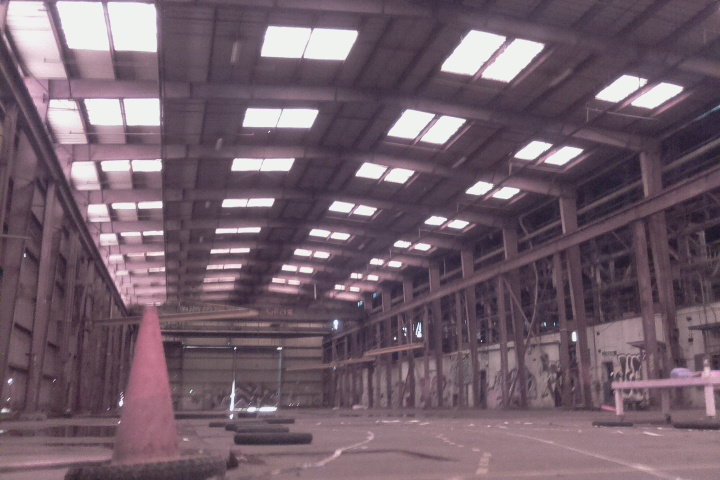
#> input picture python/opencv_1_DA.jpg, 720 x 480 px, given in place of opencv_7_s.jpg, which was not available
$ python OpticChiasm.py   (Python 2 division)   (older library calls are emulated)
#> lines starting #> are read from the running program, lines starting #| are printed output that depends on the picture; after the words box and inside, x2 and y2 are one past the last pixel; in counts of white or black regions, pixels touching at a corner belong together; pictures that were not available may be replaced by others from this repository, and a replacement may not be noted
import os, cv2, numpy as np
import math
import time
#from scipy import weave
import sys
import re


# automatically set threshold using technique from
# http://www.pyimagesearch.com/2015/04/06/zero-parameter-automatic-canny-edge-detection-with-python-and-opencv/
# just saw URL, and have seen it before, so that's re-assuring that I like it
def auto_canny(img_to_canny, auto_canny_sigma):
    img_to_canny_median = np.median(img_to_canny)
    lower_canny_thresh = int(max(0, (1 - auto_canny_sigma) * img_to_canny_median ))
    upper_canny_thresh = int(max(255, (1 + auto_canny_sigma) * img_to_canny_median ))
    return cv2.Canny(img_to_canny,lower_canny_thresh,upper_canny_thresh)


def apply_mask(channel, mask, fill_value):
    masked = np.ma.array(channel, mask=mask, fill_value=fill_value)
    return masked.filled()

def apply_threshold(channel, low_value, high_value):
    low_mask = channel < low_value
    channel = apply_mask(channel, low_mask, low_value)

    high_mask = channel > high_value
    channel = apply_mask(channel, high_mask, high_value)

    return channel

def simplest_cb(img, percentile):
    # Separately for each channel,
    # If the intensity is in the bottom X percentile, increase to the highest value in
    # that percentile group. This eliminates low values in this channel.
    # If the intensity is in the top X percentile, reduce to the lowest value in
    # that percentile group. This eliminates high values in this channel.
    #
    # The percentile parameter is the integer percentage that you want included
    # in this compression. The upper and lower percentiles are each 1/2 of this number.
    #assert img.shape[2] == 3
    #
    # from https://gist.github.com/DavidYKay/9dad6c4ab0d8d7dbf3dc
    # possibly from this Stanford C++ code: https://web.stanford.edu/~sujason/ColorBalancing/simplestcb.html
    assert percentile > 0 and percentile < 100

    half_percentile = percentile / 200.0

    channels = cv2.split(img)

    out_channels = []
    for channel in channels:
        # channels should be BGR
        assert len(channel.shape) == 2
        # find the low and high precentile values (based on the input percentileile)
        height, width = channel.shape
        vec_size = width * height
        flat = channel.reshape(vec_size)

        assert len(flat.shape) == 1

        flat = np.sort(flat)		# sort this channel (R, G or B) by intensity

        n_cols = flat.shape[0]
        # I added the int(). Floor retuns a float. Flat doesn't want a float. This probably was written
        # for python 3 which does some of these conversions differently.
        low_val  = flat[int(math.floor(n_cols * half_percentile))]
        high_val = flat[int(math.ceil( n_cols * (1.0 - half_percentile)))]

        print "Lowval: ", low_val
        print "Highval: ", high_val

        # saturate below the low percentileile and above the high percentileile
        thresholded = apply_threshold(channel, low_val, high_val)
        # scale the channel
        normalized = cv2.normalize(thresholded, thresholded.copy(), 0, 255, cv2.NORM_MINMAX)
        out_channels.append(normalized)

    return cv2.merge(out_channels)

# [276 lines left out: functions ColorKey, _thinningIteration, thinning, thinning_example, HoughLines, DrawContourLines and 7 more, not called in this run]

class ImageAnalyzer(object):
    def __init__(self, fpath=None, Crop=None, CroppedHeight=None,
				CannyMethod=1, ContourFill='b', ContourOutline=True,
				DoFilterContours=True,
				ColorBalance='c', Blur='x'):
        self.img_fpath = fpath
        self.img_crop = Crop
        self.img_cropped_height = CroppedHeight
        self.img_blur_method = Blur
        self.img_canny_method = CannyMethod
        self.img_color_balance_method = ColorBalance
        self.img_annotated = None		# OpenCV annotated image object
        self.img_source_dir = ''
        self.img_fname_suffix = ''
        self.annotate_fill_method = ContourFill
        self.annotate_contour_outline = ContourOutline
        self.annotate_opencv_contours = True
        self.do_filter_contours = DoFilterContours
        self.img_contour_colors = "r"
        self.img_contour_colors = "wy"
        self.snap_shots = []
        self.snap_titles = []
        self.do_save_snaps = True
        self.vert_line = None
        self.horz_line = None

    def FindLines(self, image=None):
        if image is None:
            fpath = os.path.join(self.img_source_dir, self.img_fpath + self.img_fname_suffix + '.jpg')
            print fpath
            image = cv2.imread(fpath)
#> image is the input picture: shape (480, 720, 3); mean B, G, R 106.9, 95, 114.2
        DrawGrid(self.Snapshot(image, 'Original'))
#> in DrawGrid, `grid_incr = 25`: grid_incr = 25
#> after the loop in DrawGrid, `for y in range(grid_incr, height, grid_incr):`:
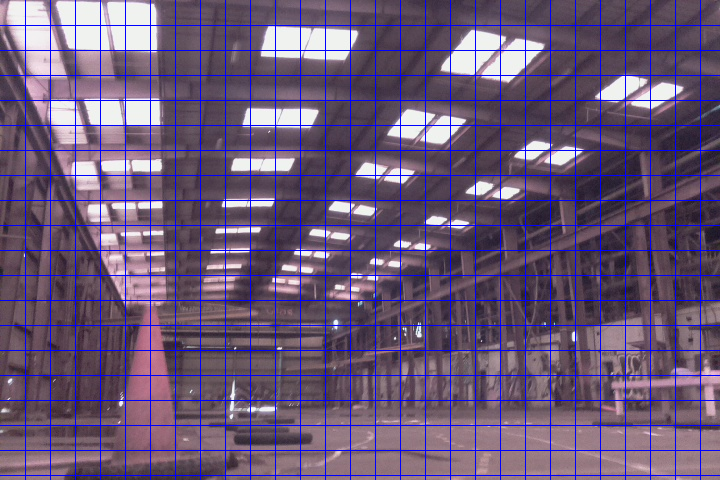
#> img: shape (480, 720, 3); mean B, G, R 118.3, 87.7, 105.4

        start_clock = time.clock()
        if self.img_color_balance_method == 'c':
            image = simplest_cb(image, 20)
#> the loop in simplest_cb, `for channel in channels:` made 3 passes
#> (low_val, high_val) on passes 1 to 3: (68, 167), (54, 150), (69, 186)
#| Lowval:  68
#| Highval:  167
#| Lowval:  54
#| Highval:  150
#| Lowval:  69
#| Highval:  186
#> pass 1, in apply_threshold, `low_mask = channel < low_value`:
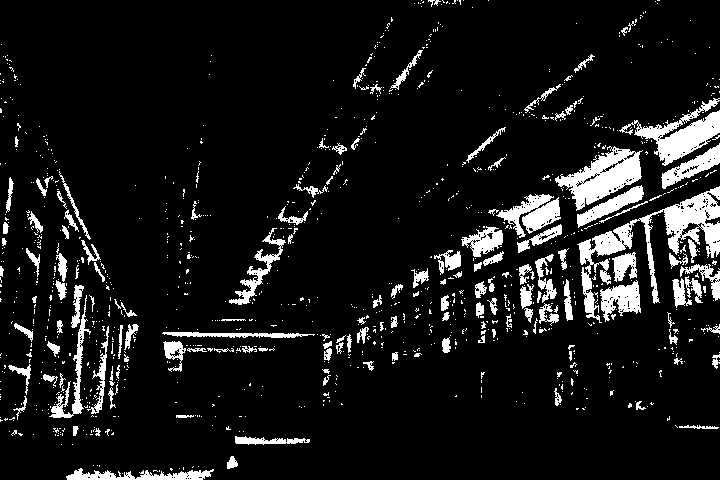
#> low_mask: shape (480, 720) bool; 9.4% white; 1096 white regions (946 under 20 px), largest, box (x1, y1, x2, y2) and area: (577, 186, 720, 323) 4380, (555, 146, 643, 211) 2556, (619, 98, 720, 166) 2355
#> pass 1, in apply_threshold, `high_mask = channel > high_value`:
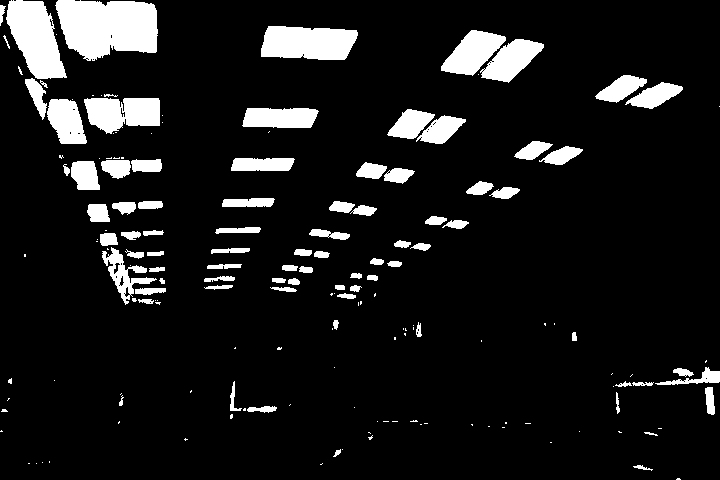
#> high_mask: shape (480, 720) bool; 10% white; 170 white regions (87 under 20 px), largest, box (x1, y1, x2, y2) and area: (55, 0, 158, 61) 4920, (6, 0, 67, 79) 3023, (261, 26, 358, 60) 2761
#> after the loop in simplest_cb, `for channel in channels:`:
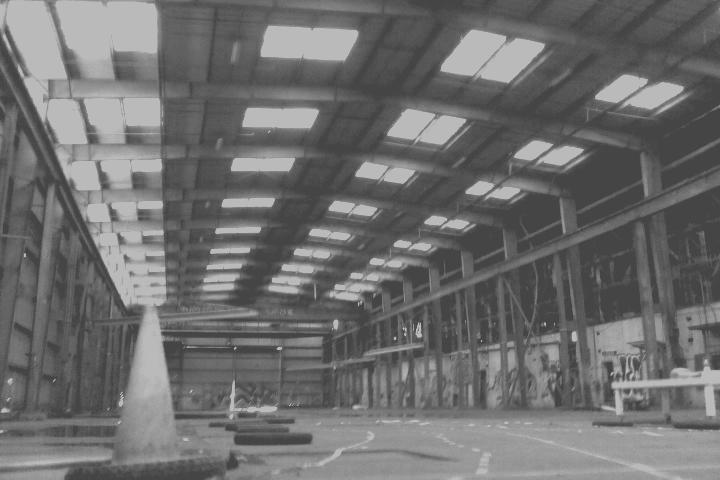
#> thresholded: shape (480, 720); min 69, max 186, mean 110.7
#> after the loop in simplest_cb, `for channel in channels:`: out_channels = 3 items
        self.Snapshot(image, 'ColorBalanced')

        # crop
        if (self.img_crop is not None) or (self.img_cropped_height is not None):
            height, width, channels = image.shape
#> height = 480; width = 720; channels = 3
            if self.img_crop is None:
                c_x = 0
                c_w = width
            else:
                c_x = self.img_crop[0]
                c_w = self.img_crop[1]
            if self.img_cropped_height is None:
                c_y = 0
            else:
                c_y = height - self.img_cropped_height
#> c_y = 405
            print("Crop: (%d, %d) start (%d, %d) width %d" % (width, height, c_x, c_y, c_w))
#| Crop: (720, 480) start (300, 405) width 200
            cropped_image = image[c_y:height, c_x:c_x+c_w]
            self.Snapshot(cropped_image, 'Cropped')
        else:
            cropped_image = image.copy()

        # bw img
        bw_image = cv2.cvtColor(cropped_image, cv2.COLOR_BGR2GRAY)
        self.Snapshot(bw_image, 'BW')
        if self.img_blur_method == 'g':
            bw_image = cv2.Gaussianself.img_blur_method(bw_image, (21,21), 0)
        elif self.img_blur_method == 'b':
            bw_image = cv2.blur(bw_image.copy(), (5,5))  # or maybe (3,3)
        elif self.img_blur_method == 'c':
            bw_image = ColorKey(bw_image)
        elif self.img_blur_method == 'f':
            bw_image = cv2.bilateralFilter(bw_image.copy(), 11, 17, 17)
        elif self.img_blur_method == 'h':
            bw_image = cv2.equalizeHist(bw_image.copy())
        elif self.img_blur_method == 'z':
            bw_image = simplest_cb(bw_image.copy(), 20)
        self.Snapshot(bw_image, 'Blurred')

        if self.img_canny_method == 1:
            canny_image = auto_canny(bw_image, 0.33)
#> in auto_canny, `img_to_canny_median = np.median(img_to_canny)`: img_to_canny_median = 169
#> in auto_canny, `lower_canny_thresh = int(max(0, (1 - auto_canny_sigma) * img_to_canny_..`: lower_canny_thresh = 113
#> in auto_canny, `upper_canny_thresh = int(max(255, (1 + auto_canny_sigma) * img_to_cann..`: upper_canny_thresh = 255
#> in auto_canny, `return cv2.Canny(img_to_canny,lower_canny_thresh,upper_canny_thresh)`:
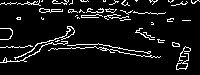
#> returned value: shape (75, 200); 8.3% white in thin lines or dots
        elif self.img_canny_method == 2:
            # based on pyimagesearch method
            canny_image = cv2.Canny(bw_image, 30, 200)
        (imgxx, opencv_contours, hierarchy) = cv2.findContours(canny_image.copy(), cv2.RETR_TREE, cv2.CHAIN_APPROX_SIMPLE)
#> opencv_contours = 57 contours, 47 with area under 20; largest, box (x1, y1, x2, y2) and area: (14, 26, 75, 60) 81, (176, 53, 189, 70) 58, (62, 26, 75, 39) 54, (176, 62, 188, 70) 52, (39, 8, 63, 13) 30
        print("Contour Ct:", len(opencv_contours))
#| ('Contour Ct:', 57)

        print("FindLines() elapsed time:", time.clock() - start_clock)
        if self.do_filter_contours:
            contours = FilterContours(cropped_image, opencv_contours, SelectColors=self.img_contour_colors)
            print("Filtered Contour Ct:", len(contours))
            self.ClassifyContours(cropped_image, contours)
        else:
            contours = opencv_contours
#> contours has the same summary as opencv_contours
        print("FindLines() elapsed time:", time.clock() - start_clock)

        annotated_cropped_image = cropped_image.copy()
        outline_color = (0, 255, 0)	# green
        opencv_color = (255, 0, 0)	# red
        path_guide_color = (0, 255, 255)
        if self.annotate_opencv_contours:
            cv2.drawContours(annotated_cropped_image, opencv_contours, -1, opencv_color, 1)
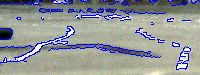
#> annotated_cropped_image: shape (75, 200, 3); mean B, G, R 153.5, 149.7, 146.4

        if self.vert_line is not None:
            cv2.line(annotated_cropped_image, self.vert_line[0], self.vert_line[1], path_guide_color, 2)
        if self.horz_line is not None:
            print("HORZ", self.horz_line)
            cv2.line(annotated_cropped_image, self.horz_line[0], self.horz_line[1], path_guide_color, 2)

        print("FindLines() elapsed time:", time.clock() - start_clock)
        if self.annotate_fill_method == 'b':
            self.AnnotateContourBoxes(annotated_cropped_image, contours)
#> the loop in AnnotateContourBoxes, `for this_c in cnts:` made 57 passes
#> (area, peri, rect, box) on passes 1, 2, 3, 4, 11, 13, 20: (58.5, 67.21, ((182, 61), (16, 12), -90), [[188, 69], [176, 69], [176, 53], [188, 53]]), (51.5, 30.73, ((181.4, 65.23), (11.46, 6.51), -8.13), [[176, 69], [175, 62], [186, 61], [187, 67]]), (29, 61.46, ((182.8, 53.57), (17.65, 6.72), -51.34), [[179, 62], [174, 58], [185, 44], [190, 48]]), (24.5, 19.9, ((186.5, 48.5), (5, 7), -90), [[190, 51], [183, 51], [183, 46], [190, 46]]), (22.5, 20.24, ((175.5, 44), (4, 7), -90), [[179, 46], [172, 46], [172, 42], [179, 42]]), (27.5, 186.6, ((33.98, 52.97), (70.21, 10.31), -18.06), [[2, 68], [0, 58], [65, 37], [68, 46]]), (81, 166, ((44.56, 44.5), (65.74, 10.06), -29.54), [[18, 65], [13, 56], [70, 23], [75, 32]])
        elif self.annotate_fill_method == 'f':
            self.DrawContourFilled(annotated_cropped_image, contours)

        print("FindLines() elapsed time:", time.clock() - start_clock)
        if self.annotate_contour_outline:
            outline_color = (0, 255, 0)	# green
            cv2.drawContours(annotated_cropped_image, contours, -1, outline_color, 1)
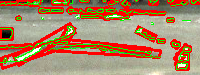
#> annotated_cropped_image: shape (75, 200, 3); mean B, G, R 100, 134.2, 172.2
        self.img_annotated = self.Snapshot(annotated_cropped_image, 'Annotated')

        self.WriteSnapshots()
#> the loop in WriteSnapshots, `for ix, image in enumerate(self.snap_shots):` made 6 passes
#> fn on passes 1 to 6: 'opencv_7_D00_Original.jpg', 'opencv_7_D01_ColorBalanced.jpg', 'opencv_7_D02_Cropped.jpg', 'opencv_7_D03_BW.jpg', 'opencv_7_D04_Blurred.jpg', 'opencv_7_D05_Annotated.jpg'

        return self.img_annotated

    def WriteSnapshots(self):
        if not self.do_save_snaps:
            return
        delete_pattern = self.img_fpath + "_D*.jpg"
        dir = self.img_source_dir
        if dir == '':
            dir = '.'
        for f in os.listdir(dir):
            if re.search(delete_pattern, f):
                print("Deleting", f)
                os.remove(os.path.join(dir, f))

        for ix, image in enumerate(self.snap_shots):
          fn = "%s_D%02d_%s.jpg" % (self.img_fpath, ix, self.snap_titles[ix])
          fpath = os.path.join(self.img_source_dir, fn)
          cv2.imwrite(fpath, image)

    # [42 lines left out: function ClassifyContours, not called in this run]

    def Snapshot(self, image, title='image'):
        """
            Snapshot() makes and saves a copy of the image. In operational mode,
            the save can be globally turned off. The copy is still made so
            clients can use this as a general image copy function, even if
            the save operation is off.
        """
        snap = image.copy()
        if self.do_save_snaps:
            self.snap_shots.append(snap)
            self.snap_titles.append(title)
        return snap

    def AnnotateContourBoxes(self, img, cnts):
        area_threshold = 1		# minimum area sized contour to draw
        for this_c in cnts:
            area = cv2.contourArea(this_c)
            if area < area_threshold:
                continue
            peri = cv2.arcLength(this_c, True)
            approx = cv2.approxPolyDP(this_c, 0.02 * peri, True)
            rect = cv2.minAreaRect(this_c)
            box = cv2.boxPoints(rect)
            box = np.int0(box)
            cv2.drawContours(img,[box],0,(0,0,255),2)

# [74 lines left out: functions CalcRectCenterline, CreateContours, DumpContours, FindVertices, not called in this run]

def DrawGrid(img):
  grid_incr = 25
  height, width, channels = img.shape
  for x in range(grid_incr, width, grid_incr):
    cv2.line(img,(x, 0),(x, width),(255,0,0), 1)
  for y in range(grid_incr, height, grid_incr):
    cv2.line(img,(0,y),(width,y),(255,0,0), 1)

if __name__ == '__main__':
  start_time = time.clock()
  brain = ImageAnalyzer()
  brain.img_fpath = 'opencv_3'; brain.img_crop=(350,150)		# distance calibration
  brain.img_fpath = 'opencv_1'; brain.img_crop=(450,75)		# center stripe
  brain.img_fpath = 'opencv_1'; brain.img_crop=(600,75)		# right stripe
  brain.img_fpath = 'opencv_4'; brain.img_crop=(550,75)		# right stripe
  brain.img_fpath = 'R10_11'; brain.img_crop=(250,450)
  brain.img_fpath = 'opencv_6'; brain.img_crop=(250,450)
  brain.img_fpath = 'opencv_7'; brain.img_crop=(250,450)
  brain.img_fpath = 'opencv_7'; brain.img_crop=(300,200); brain.img_cropped_height=75
  brain.img_source_dir = '/volumes/pi/projects/vnavs/temp'
  brain.img_source_dir = 'samples'
  brain.img_fname_suffix = ''
  brain.img_fname_suffix = '_s'
  brain.do_filter_contours = True
  brain.do_filter_contours = False
  brain.FindLines()
  stop_time = time.clock()
  print("Elapsed Time:", (stop_time - start_time))
